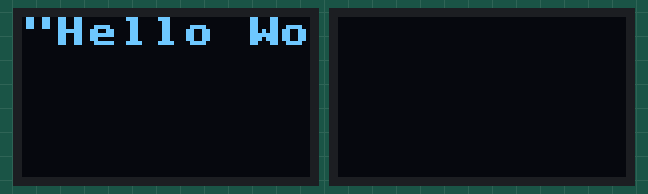
Simulated run of this program. Board: ESP32 board running MicroPython. On the bench: 2 × 72×40 one-colour display. WiFi joins after 1.5 s; a WiFi scan finds one network, HomeNet; library files of the repository ran but are not shown: ssd1306.py; what the program prints to the serial console is not drawn. At 12.5 s the program stops and its outputs stay as they are.

Above: at 0.2 s.
At 7.5 s:
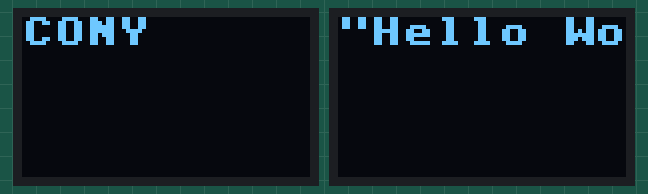

Measured:
- what the display in image 0 shows lasts 7.1 s, from 0.2 s to 7.3 s

The program:

main.py
```python
# This file is executed on every boot (including wake-boot from deepsleep)
#import esp
#esp.osdebug(None)
#import webrepl
#webrepl.start()

from machine import Pin, I2C
import time
from ssd1306 import SSD1306_I2C

# Init Display
# scl and sda can be any pin on i2c bus 1
i2c  = I2C(0, scl=Pin(6), sda=Pin(5), freq=40000)
oled = SSD1306_I2C(72, 40, i2c)
# Title Screen
oled.fill(0)

oled.text('"Hello World"', 0, 0, 1)
oled.show()
time.sleep(5)
```

boot.py
```python
# This file is executed on every boot (including wake-boot from deepsleep)
#import esp
#esp.osdebug(None)
#import webrepl
#webrepl.start()

# Investigar
# https://github.com/micropython/micropython/tree/master/examples/bluetooth

from machine import Pin, I2C
import time, dht
from ssd1306 import SSD1306_I2C

sensor_data = dht.DHT11(Pin(15))
print(sensor_data)
#sensor_data.measure()

print(sensor_data.temperature())

# Init Display
# scl and sda can be any pin on i2c bus 1
i2c  = I2C(1, scl=Pin(40), sda=Pin(41), freq=40000)
oled = SSD1306_I2C(72, 40, i2c)
# Title Screen
oled.fill(0)

oled.text('"Hello World"', 0, 0, 1)
oled.show()
time.sleep(5)

import network
sta_if = network.WLAN(network.STA_IF); sta_if.active(True)
sta_if.scan()                             # Scan for available access points
sta_if.connect("CONY", "constancita") # Connect to an AP
sta_if.isconnected()                      # Check for successful connection
print(sta_if.config('channel'))
print(sta_if.config('ssid'))
oled.fill(0)
oled.text(sta_if.config('ssid'), 0, 0, 1)
oled.show()
```
